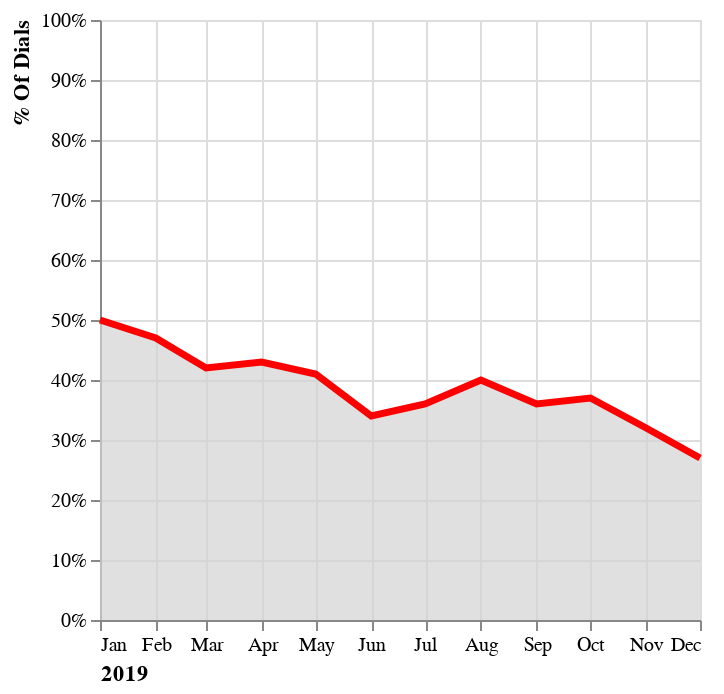

This figure's notebook cell:
### Markdown cell above
### Area chart

### Code cell
# create area chart
line = alt.Chart(df).mark_area(line=True, color='red', fill='lightgrey').encode(
    x=alt.X('Date:T', 
            axis=alt.Axis(
                format=("%b"),
                title='2019',
                titleAnchor='start')
            ),
    y=alt.Y('Penetration Rate:Q', 
            axis=alt.Axis(
                title='% Of Dials',
                format='%',
                titleAnchor='end',
            ),
            scale=alt.Scale(domain=[0, 1])
            ),
    color=alt.value('red'),        
    strokeWidth=alt.value(3.5)
)

line

### Figure 1 — Vega-Lite specification as saved in the notebook (floating-point values rounded to 4 significant figures)
{"config": {"view": {"continuousWidth": 300, "continuousHeight": 300}}, "data": {"name": "data-9a407c58750917fd14c863a70b66c286"}, "mark": {"type": "area", "color": "red", "fill": "lightgrey", "line": true}, "encoding": {"color": {"value": "red"}, "strokeWidth": {"value": 3.5}, "x": {"axis": {"format": "%b", "title": "2019", "titleAnchor": "start"}, "field": "Date", "type": "temporal"}, "y": {"axis": {"format": "%", "title": "% Of Dials", "titleAnchor": "end"}, "field": "Penetration Rate", "scale": {"domain": [0, 1]}, "type": "quantitative"}}, "$schema": "https://vega.github.io/schema/vega-lite/v5.6.1.json", "datasets": {"data-9a407c58750917fd14c863a70b66c286": [{"Dials Made": 450000, "Accounts Worked": 225000, "Not Worked": 225000, "Penetration Rate": 0.5, "Date": "2019-01-01T00:00:00"}, {"Dials Made": 390000, "Accounts Worked": 185000, "Not Worked": 205000, "Penetration Rate": 0.47, "Date": "2019-02-01T00:00:00"}, {"Dials Made": 330000, "Accounts Worked": 138000, "Not Worked": 192000, "Penetration Rate": 0.42, "Date": "2019-03-01T00:00:00"}, {"Dials Made": 320000, "Accounts Worked": 137000, "Not Worked": 183000, "Penetration Rate": 0.43, "Date": "2019-04-01T00:00:00"}, {"Dials Made": 365000, "Accounts Worked": 150000, "Not Worked": 215000, "Penetration Rate": 0.41, "Date": "2019-05-01T00:00:00"}, {"Dials Made": 335000, "Accounts Worked": 115000, "Not Worked": 220000, "Penetration Rate": 0.34, "Date": "2019-06-01T00:00:00"}, {"Dials Made": 275000, "Accounts Worked": 100000, "Not Worked": 175000, "Penetration Rate": 0.36, "Date": "2019-07-01T00:00:00"}, {"Dials Made": 270000, "Accounts Worked": 108000, "Not Worked": 162000, "Penetration Rate": 0.4, "Date": "2019-08-01T00:00:00"}, {"Dials Made": 250000, "Accounts Worked": 90000, "Not Worked": 160000, "Penetration Rate": 0.36, "Date": "2019-09-01T00:00:00"}, {"Dials Made": 255000, "Accounts Worked": 95000, "Not Worked": 160000, "Penetration Rate": 0.37, "Date": "2019-10-01T00:00:00"}, {"Dials Made": 250000, "Accounts Worked": 80000, "Not Worked": 170000, "Penetration Rate": 0.32, "Date": "2019-11-01T00:00:00"}, {"Dials Made": 240000, "Accounts Worked": 65000, "Not Worked": 175000, "Penetration Rate": 0.27, "Date": "2019-12-01T00:00:00"}]}}
